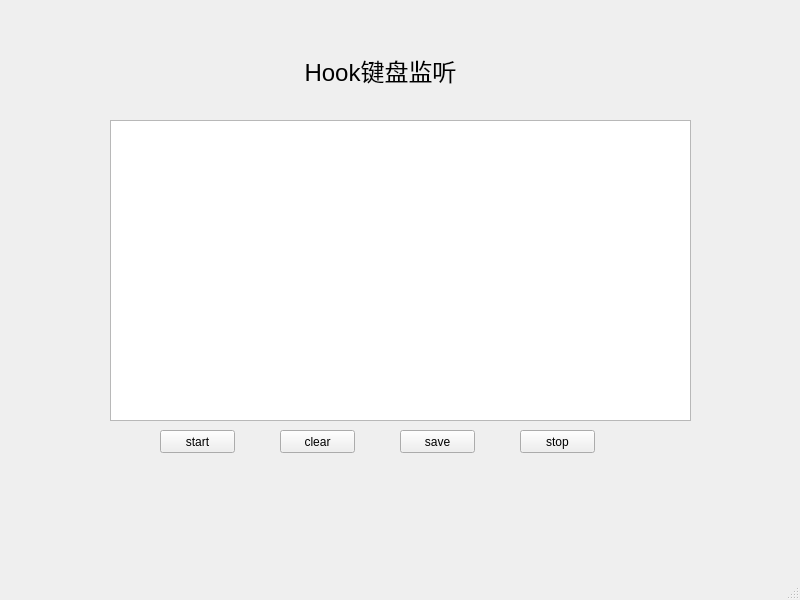
<?xml version="1.0" encoding="UTF-8"?>
<ui version="4.0">
 <class>MainWindow</class>
 <widget class="QMainWindow" name="MainWindow">
  <property name="geometry">
   <rect>
    <x>0</x>
    <y>0</y>
    <width>800</width>
    <height>600</height>
   </rect>
  </property>
  <property name="windowTitle">
   <string>Hook键盘监听</string>
  </property>
  <property name="windowIcon">
   <iconset theme="QIcon::ThemeIcon::MediaRecord"/>
  </property>
  <widget class="QWidget" name="centralwidget">
   <widget class="QPushButton" name="startButton">
    <property name="geometry">
     <rect>
      <x>160</x>
      <y>430</y>
      <width>75</width>
      <height>23</height>
     </rect>
    </property>
    <property name="text">
     <string>start</string>
    </property>
   </widget>
   <widget class="QPushButton" name="stopButton">
    <property name="geometry">
     <rect>
      <x>520</x>
      <y>430</y>
      <width>75</width>
      <height>23</height>
     </rect>
    </property>
    <property name="text">
     <string>stop</string>
    </property>
   </widget>
   <widget class="QTextEdit" name="textEdit">
    <property name="geometry">
     <rect>
      <x>110</x>
      <y>120</y>
      <width>581</width>
      <height>301</height>
     </rect>
    </property>
   </widget>
   <widget class="QPushButton" name="clearButton">
    <property name="geometry">
     <rect>
      <x>280</x>
      <y>430</y>
      <width>75</width>
      <height>23</height>
     </rect>
    </property>
    <property name="text">
     <string>clear</string>
    </property>
   </widget>
   <widget class="QPushButton" name="saveButton">
    <property name="geometry">
     <rect>
      <x>400</x>
      <y>430</y>
      <width>75</width>
      <height>23</height>
     </rect>
    </property>
    <property name="text">
     <string>save</string>
    </property>
   </widget>
   <widget class="QLabel" name="label">
    <property name="geometry">
     <rect>
      <x>260</x>
      <y>40</y>
      <width>241</width>
      <height>61</height>
     </rect>
    </property>
    <property name="font">
     <font>
      <pointsize>18</pointsize>
     </font>
    </property>
    <property name="layoutDirection">
     <enum>Qt::LayoutDirection::LeftToRight</enum>
    </property>
    <property name="text">
     <string>Hook键盘监听</string>
    </property>
    <property name="alignment">
     <set>Qt::AlignmentFlag::AlignCenter</set>
    </property>
   </widget>
  </widget>
  <widget class="QMenuBar" name="menubar">
   <property name="geometry">
    <rect>
     <x>0</x>
     <y>0</y>
     <width>800</width>
     <height>21</height>
    </rect>
   </property>
  </widget>
  <widget class="QStatusBar" name="statusbar"/>
 </widget>
 <resources/>
 <connections/>
</ui>
